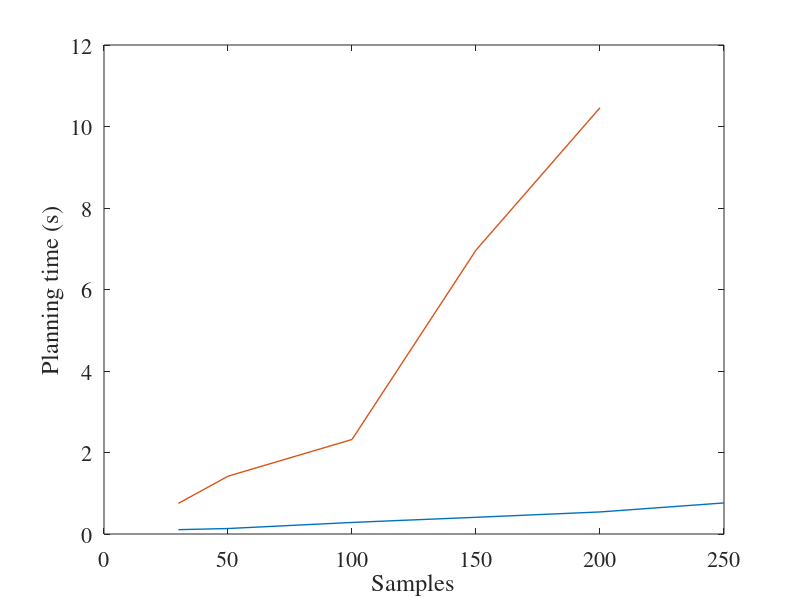
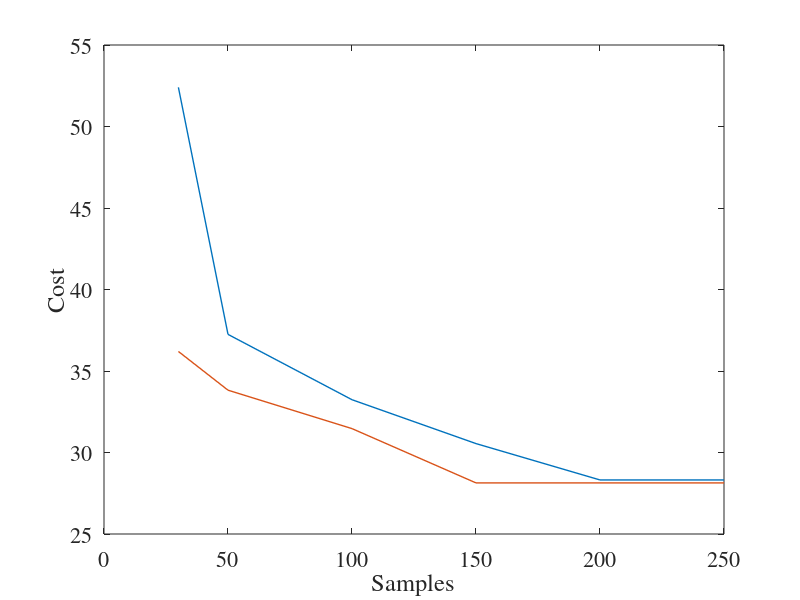
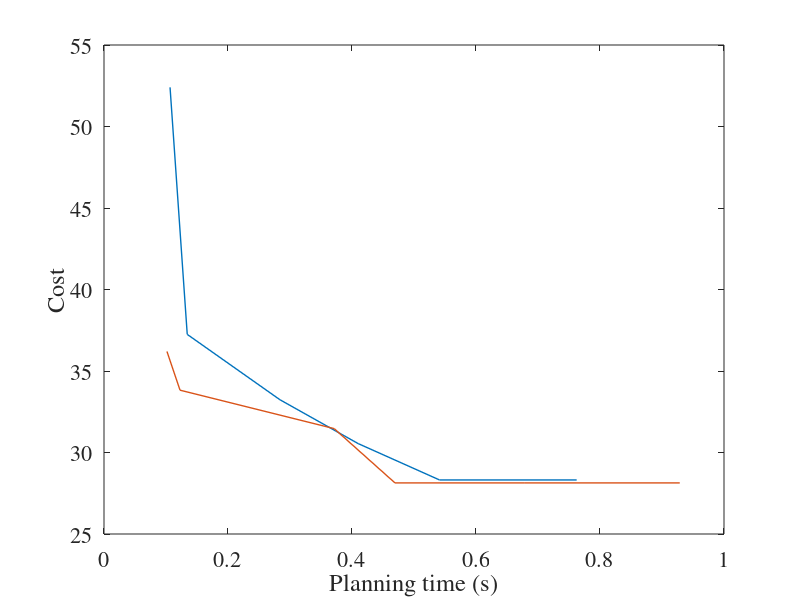

MATLAB code to generate these figures, in order:
% node_mun = 0;
% for i = 1:size(BeliefNodes,1)
%     node_mun = node_mun + size(BeliefNodes{i},2);
% end

%% Continuous,velocity [-1, 1]
vertices = [30 50 100 150 200 250];
% y = [0.1194 0.0012 0.1610; 0.4890 0.0027 0.3416; 0.7449 0.0029 0.7160;...
%     1.6214 0.0039 0.7521; 2.7543 0.0050 1.6818; 4.1218 0.0072 0.7602; 6.2581 0.0129 0.9776];
totaltime = [0.106523 0.134251 0.283715 0.409963 0.541159 0.762368];
cost = [52.4024 37.2472 33.2385 30.5466 28.3158 28.3158];

%% Discrete
vertices1 = [30 50 100 150 200];
totaltime1 = [0.751595 1.418207 2.319602 6.966257 10.460829];
% cost1 = [31.3923 28.8256 21.8774 21.8774 20.0216 18.8356];

%% Continuous, Velocity Sample heuristic [0 1]
vertices2 = [30 50 100 150 200 250];
totaltime2 = [0.101528 0.122623 0.371210 0.469290 0.677572 0.928638];
cost2 =[36.1992 33.8234 31.4657 28.1345 28.1345 28.1345];

totaltime3 = [0.099772 0.132239 0.306727 0.460557 0.620781 0.800666];
cost3 = [48.3773 41.6525 37.1304 27.0290 27.0290 27.0290];

% bar(x,y)
% xlabel('Graph size');
% ylabel('time(s)')
% set(gca,'FontSize',16,'FontName','Times');



figure
plot(vertices, totaltime, 'LineWidth', 1);hold on
plot(vertices1, totaltime1, 'LineWidth', 1)
xlabel('Samples')
ylabel('Planning time (s)');
set(gca,'FontSize',16,'FontName','Times');
figure
plot(vertices, cost, 'LineWidth', 1);hold on
plot(vertices2, cost2, 'LineWidth', 1)
xlabel('Samples')
ylabel('Cost');
set(gca,'FontSize',16,'FontName','Times');
figure
plot(totaltime, cost, 'LineWidth', 1);hold on
plot(totaltime2, cost2, 'LineWidth', 1)
xlabel('Planning time (s)')
ylabel('Cost');
set(gca,'FontSize',16,'FontName','Times');




